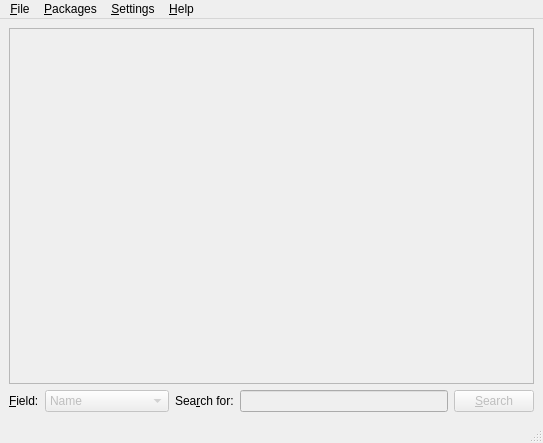
<ui version="4.0" >
 <author></author>
 <comment></comment>
 <exportmacro></exportmacro>
 <class>Window</class>
 <widget class="QMainWindow" name="Window" >
  <property name="geometry" >
   <rect>
    <x>0</x>
    <y>0</y>
    <width>543</width>
    <height>443</height>
   </rect>
  </property>
  <property name="windowTitle" >
   <string>PyPI Browser</string>
  </property>
  <widget class="QWidget" name="centralwidget" >
   <layout class="QVBoxLayout" >
    <property name="margin" >
     <number>9</number>
    </property>
    <property name="spacing" >
     <number>6</number>
    </property>
    <item>
     <widget class="QTreeView" name="treeView" >
      <property name="enabled" >
       <bool>false</bool>
      </property>
     </widget>
    </item>
    <item>
     <layout class="QHBoxLayout" >
      <property name="margin" >
       <number>0</number>
      </property>
      <property name="spacing" >
       <number>6</number>
      </property>
      <item>
       <widget class="QLabel" name="label" >
        <property name="text" >
         <string>&amp;Field:</string>
        </property>
        <property name="buddy" >
         <cstring>fieldComboBox</cstring>
        </property>
       </widget>
      </item>
      <item>
       <widget class="QComboBox" name="fieldComboBox" >
        <property name="enabled" >
         <bool>false</bool>
        </property>
        <item>
         <property name="text" >
          <string>Name</string>
         </property>
        </item>
        <item>
         <property name="text" >
          <string>Version</string>
         </property>
        </item>
        <item>
         <property name="text" >
          <string>Author</string>
         </property>
        </item>
        <item>
         <property name="text" >
          <string>Summary</string>
         </property>
        </item>
        <item>
         <property name="text" >
          <string>Description</string>
         </property>
        </item>
        <item>
         <property name="text" >
          <string>Stable version</string>
         </property>
        </item>
        <item>
         <property name="text" >
          <string>Author e-mail</string>
         </property>
        </item>
        <item>
         <property name="text" >
          <string>Maintainer</string>
         </property>
        </item>
        <item>
         <property name="text" >
          <string>Maintainer e-mail</string>
         </property>
        </item>
        <item>
         <property name="text" >
          <string>License</string>
         </property>
        </item>
        <item>
         <property name="text" >
          <string>Platform</string>
         </property>
        </item>
        <item>
         <property name="text" >
          <string>Download URL</string>
         </property>
        </item>
        <item>
         <property name="text" >
          <string>Home page</string>
         </property>
        </item>
        <item>
         <property name="text" >
          <string>Keywords</string>
         </property>
        </item>
        <item>
         <property name="text" >
          <string>Classifiers</string>
         </property>
        </item>
       </widget>
      </item>
      <item>
       <widget class="QLabel" name="label_2" >
        <property name="text" >
         <string>Sea&amp;rch for:</string>
        </property>
        <property name="buddy" >
         <cstring>searchLineEdit</cstring>
        </property>
       </widget>
      </item>
      <item>
       <widget class="QLineEdit" name="searchLineEdit" >
        <property name="enabled" >
         <bool>false</bool>
        </property>
       </widget>
      </item>
      <item>
       <widget class="QPushButton" name="searchButton" >
        <property name="enabled" >
         <bool>false</bool>
        </property>
        <property name="text" >
         <string>&amp;Search</string>
        </property>
       </widget>
      </item>
     </layout>
    </item>
   </layout>
  </widget>
  <widget class="QMenuBar" name="menubar" >
   <property name="geometry" >
    <rect>
     <x>0</x>
     <y>0</y>
     <width>543</width>
     <height>27</height>
    </rect>
   </property>
   <widget class="QMenu" name="menu_File" >
    <property name="title" >
     <string>&amp;File</string>
    </property>
    <addaction name="openAction" />
    <addaction name="exitAction" />
   </widget>
   <widget class="QMenu" name="menu_Settings" >
    <property name="title" >
     <string>&amp;Settings</string>
    </property>
    <addaction name="configureBrowserAction" />
   </widget>
   <widget class="QMenu" name="menu_Packages" >
    <property name="title" >
     <string>&amp;Packages</string>
    </property>
    <addaction name="reloadListAction" />
    <addaction name="downloadAction" />
    <addaction name="filterMarkedAction" />
    <addaction name="filterNewAction" />
   </widget>
   <widget class="QMenu" name="menu_Help" >
    <property name="title" >
     <string>&amp;Help</string>
    </property>
    <addaction name="aboutAction" />
    <addaction name="aboutQtAction" />
    <addaction name="openManualAction" />
   </widget>
   <addaction name="menu_File" />
   <addaction name="menu_Packages" />
   <addaction name="menu_Settings" />
   <addaction name="menu_Help" />
  </widget>
  <widget class="QStatusBar" name="statusbar" />
  <action name="openAction" >
   <property name="text" >
    <string>&amp;Open...</string>
   </property>
   <property name="shortcut" >
    <string>Ctrl+O</string>
   </property>
  </action>
  <action name="exitAction" >
   <property name="text" >
    <string>E&amp;xit</string>
   </property>
   <property name="shortcut" >
    <string>Ctrl+Q</string>
   </property>
  </action>
  <action name="reloadListAction" >
   <property name="enabled" >
    <bool>false</bool>
   </property>
   <property name="text" >
    <string>&amp;Reload List</string>
   </property>
   <property name="shortcut" >
    <string>Ctrl+R</string>
   </property>
  </action>
  <action name="downloadAction" >
   <property name="enabled" >
    <bool>false</bool>
   </property>
   <property name="text" >
    <string>Download...</string>
   </property>
   <property name="shortcut" >
    <string>Ctrl+Return</string>
   </property>
  </action>
  <action name="filterMarkedAction" >
   <property name="checkable" >
    <bool>true</bool>
   </property>
   <property name="enabled" >
    <bool>false</bool>
   </property>
   <property name="text" >
    <string>Filter Marked</string>
   </property>
  </action>
  <action name="configureBrowserAction" >
   <property name="text" >
    <string>Configure Browser...</string>
   </property>
  </action>
  <action name="filterNewAction" >
   <property name="checkable" >
    <bool>true</bool>
   </property>
   <property name="enabled" >
    <bool>false</bool>
   </property>
   <property name="text" >
    <string>Filter New</string>
   </property>
  </action>
  <action name="aboutAction" >
   <property name="text" >
    <string>&amp;About...</string>
   </property>
  </action>
  <action name="aboutQtAction" >
   <property name="icon" >
    <iconset>../../../../../../../:/trolltech/formeditor/images/qtlogo.png</iconset>
   </property>
   <property name="text" >
    <string>About Qt...</string>
   </property>
  </action>
  <action name="openManualAction" >
   <property name="text" >
    <string>Open Manual</string>
   </property>
  </action>
 </widget>
 <pixmapfunction></pixmapfunction>
 <resources/>
 <connections>
  <connection>
   <sender>exitAction</sender>
   <signal>triggered()</signal>
   <receiver>Window</receiver>
   <slot>close()</slot>
   <hints>
    <hint type="sourcelabel" >
     <x>-1</x>
     <y>-1</y>
    </hint>
    <hint type="destinationlabel" >
     <x>271</x>
     <y>221</y>
    </hint>
   </hints>
  </connection>
 </connections>
</ui>
